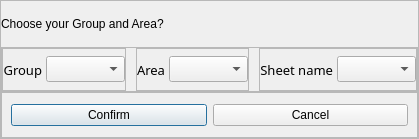
<?xml version="1.0" encoding="UTF-8"?>
<ui version="4.0">
 <class>Dialog</class>
 <widget class="QDialog" name="Dialog">
  <property name="geometry">
   <rect>
    <x>0</x>
    <y>0</y>
    <width>400</width>
    <height>139</height>
   </rect>
  </property>
  <property name="windowTitle">
   <string>Dialog</string>
  </property>
  <layout class="QVBoxLayout" name="verticalLayout">
   <property name="leftMargin">
    <number>0</number>
   </property>
   <property name="topMargin">
    <number>0</number>
   </property>
   <property name="rightMargin">
    <number>0</number>
   </property>
   <property name="bottomMargin">
    <number>0</number>
   </property>
   <item>
    <widget class="QFrame" name="frame">
     <property name="frameShape">
      <enum>QFrame::StyledPanel</enum>
     </property>
     <property name="frameShadow">
      <enum>QFrame::Raised</enum>
     </property>
     <layout class="QVBoxLayout" name="verticalLayout_2">
      <property name="spacing">
       <number>0</number>
      </property>
      <property name="leftMargin">
       <number>0</number>
      </property>
      <property name="topMargin">
       <number>0</number>
      </property>
      <property name="rightMargin">
       <number>0</number>
      </property>
      <property name="bottomMargin">
       <number>0</number>
      </property>
      <item>
       <widget class="QLabel" name="label">
        <property name="text">
         <string>Choose your Group and Area?</string>
        </property>
       </widget>
      </item>
      <item>
       <widget class="QFrame" name="frame_2">
        <property name="frameShape">
         <enum>QFrame::StyledPanel</enum>
        </property>
        <property name="frameShadow">
         <enum>QFrame::Raised</enum>
        </property>
        <layout class="QHBoxLayout" name="horizontalLayout">
         <property name="spacing">
          <number>10</number>
         </property>
         <property name="leftMargin">
          <number>0</number>
         </property>
         <property name="topMargin">
          <number>0</number>
         </property>
         <property name="rightMargin">
          <number>0</number>
         </property>
         <property name="bottomMargin">
          <number>0</number>
         </property>
         <item>
          <widget class="QFrame" name="frame_99">
           <property name="maximumSize">
            <size>
             <width>150</width>
             <height>16777215</height>
            </size>
           </property>
           <property name="frameShape">
            <enum>QFrame::StyledPanel</enum>
           </property>
           <property name="frameShadow">
            <enum>QFrame::Raised</enum>
           </property>
           <layout class="QHBoxLayout" name="horizontalLayout_69">
            <property name="spacing">
             <number>4</number>
            </property>
            <property name="leftMargin">
             <number>0</number>
            </property>
            <property name="topMargin">
             <number>0</number>
            </property>
            <property name="rightMargin">
             <number>0</number>
            </property>
            <property name="bottomMargin">
             <number>0</number>
            </property>
            <item>
             <widget class="QLabel" name="label_67">
              <property name="maximumSize">
               <size>
                <width>40</width>
                <height>16777215</height>
               </size>
              </property>
              <property name="font">
               <font>
                <family>Rockwell</family>
                <pointsize>10</pointsize>
               </font>
              </property>
              <property name="text">
               <string>Group</string>
              </property>
              <property name="alignment">
               <set>Qt::AlignRight|Qt::AlignTrailing|Qt::AlignVCenter</set>
              </property>
             </widget>
            </item>
            <item>
             <widget class="QComboBox" name="DT_group_input_data">
              <property name="font">
               <font>
                <family>Rockwell</family>
                <pointsize>10</pointsize>
               </font>
              </property>
             </widget>
            </item>
           </layout>
          </widget>
         </item>
         <item>
          <widget class="QFrame" name="frame_102">
           <property name="maximumSize">
            <size>
             <width>150</width>
             <height>16777215</height>
            </size>
           </property>
           <property name="layoutDirection">
            <enum>Qt::LeftToRight</enum>
           </property>
           <property name="frameShape">
            <enum>QFrame::StyledPanel</enum>
           </property>
           <property name="frameShadow">
            <enum>QFrame::Raised</enum>
           </property>
           <layout class="QHBoxLayout" name="horizontalLayout_70">
            <property name="spacing">
             <number>4</number>
            </property>
            <property name="leftMargin">
             <number>0</number>
            </property>
            <property name="topMargin">
             <number>0</number>
            </property>
            <property name="rightMargin">
             <number>0</number>
            </property>
            <property name="bottomMargin">
             <number>0</number>
            </property>
            <item>
             <widget class="QLabel" name="label_68">
              <property name="maximumSize">
               <size>
                <width>40</width>
                <height>16777215</height>
               </size>
              </property>
              <property name="font">
               <font>
                <family>Rockwell</family>
                <pointsize>10</pointsize>
               </font>
              </property>
              <property name="text">
               <string>Area</string>
              </property>
              <property name="alignment">
               <set>Qt::AlignRight|Qt::AlignTrailing|Qt::AlignVCenter</set>
              </property>
             </widget>
            </item>
            <item>
             <widget class="QComboBox" name="DT_area_input_data">
              <property name="font">
               <font>
                <family>Rockwell</family>
                <pointsize>10</pointsize>
               </font>
              </property>
             </widget>
            </item>
           </layout>
          </widget>
         </item>
         <item>
          <widget class="QFrame" name="frame_103">
           <property name="frameShape">
            <enum>QFrame::StyledPanel</enum>
           </property>
           <property name="frameShadow">
            <enum>QFrame::Raised</enum>
           </property>
           <layout class="QHBoxLayout" name="horizontalLayout_71">
            <property name="spacing">
             <number>4</number>
            </property>
            <property name="leftMargin">
             <number>0</number>
            </property>
            <property name="topMargin">
             <number>0</number>
            </property>
            <property name="rightMargin">
             <number>0</number>
            </property>
            <property name="bottomMargin">
             <number>0</number>
            </property>
            <item>
             <widget class="QLabel" name="label_69">
              <property name="maximumSize">
               <size>
                <width>1677215</width>
                <height>16777215</height>
               </size>
              </property>
              <property name="font">
               <font>
                <family>Rockwell</family>
                <pointsize>10</pointsize>
               </font>
              </property>
              <property name="text">
               <string>Sheet name</string>
              </property>
              <property name="alignment">
               <set>Qt::AlignRight|Qt::AlignTrailing|Qt::AlignVCenter</set>
              </property>
             </widget>
            </item>
            <item>
             <widget class="QComboBox" name="DT_area_input_data_2">
              <property name="maximumSize">
               <size>
                <width>100</width>
                <height>16777215</height>
               </size>
              </property>
              <property name="font">
               <font>
                <family>Rockwell</family>
                <pointsize>10</pointsize>
               </font>
              </property>
             </widget>
            </item>
           </layout>
          </widget>
         </item>
        </layout>
       </widget>
      </item>
      <item>
       <widget class="QFrame" name="frame_3">
        <property name="frameShape">
         <enum>QFrame::StyledPanel</enum>
        </property>
        <property name="frameShadow">
         <enum>QFrame::Raised</enum>
        </property>
        <layout class="QHBoxLayout" name="horizontalLayout_2">
         <item>
          <widget class="QPushButton" name="pushButton">
           <property name="text">
            <string>Confirm</string>
           </property>
          </widget>
         </item>
         <item>
          <widget class="QPushButton" name="pushButton_2">
           <property name="text">
            <string>Cancel</string>
           </property>
          </widget>
         </item>
        </layout>
       </widget>
      </item>
     </layout>
    </widget>
   </item>
  </layout>
 </widget>
 <resources/>
 <connections/>
</ui>
